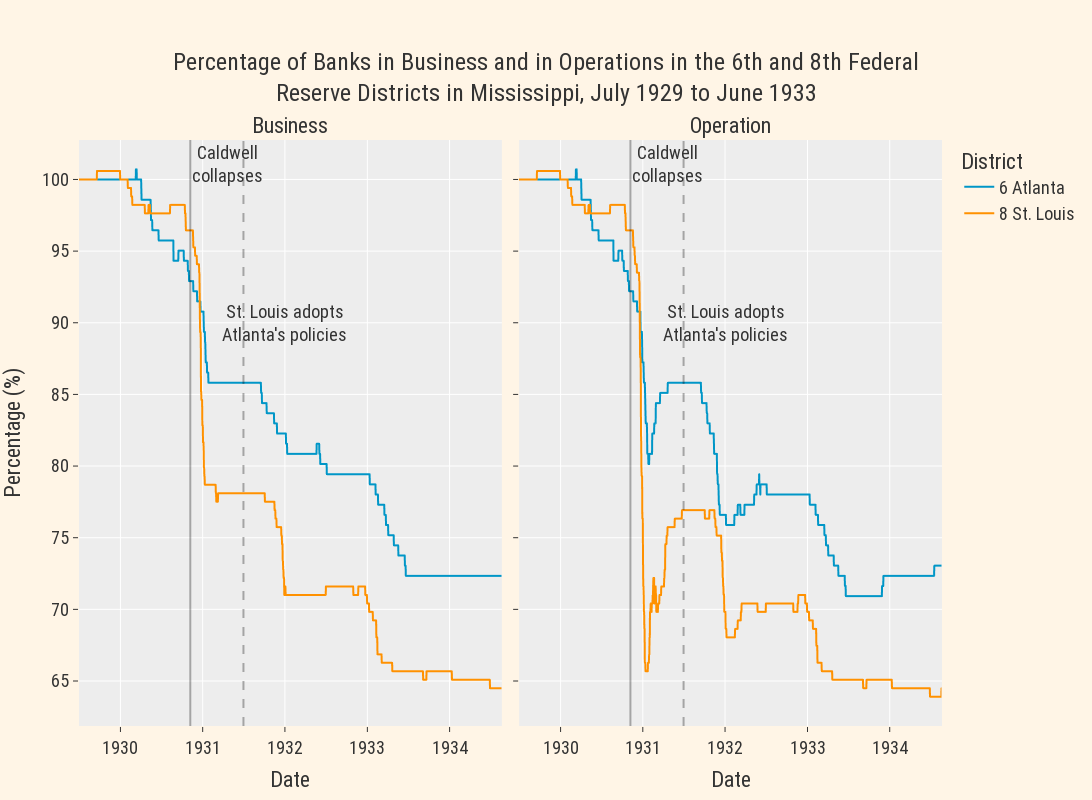

The cell this chart's notebook holds for it:
### Code cell
fig = px.line(df, x='date', y='percentage', color='district', facet_col="type", 
              color_discrete_map={ # replaces default color mapping by value
                "6 Atlanta": my_blue, "8 St. Louis": my_orange,
            },
            title = "Percentage of Banks in Business and in Operations in the 6th and 8th Federal<br>Reserve Districts in Mississippi, July 1929 to June 1933",
            labels={ # replaces default labels by column name
                "percentage": "Percentage (%)",  "date": "Date", "district":"District"
            },)

fig.for_each_annotation(lambda a: a.update(text=a.text.split("=")[-1].capitalize()))
fig.for_each_annotation(lambda a: a.update(font=dict(
            family="Roboto Condensed, bold",
            size=22,
            )))
fig.add_vline(x=datetime.datetime.strptime("1930-11-07", "%Y-%m-%d").timestamp() * 1000, line_width=2, 
              annotation_text="Caldwell<br>collapses")
              #annotation_position="left")
fig.add_vline(x=datetime.datetime.strptime("1931-07-01", "%Y-%m-%d").timestamp() * 1000, line_width=2, line_dash="dash")

fig.add_annotation(
    x=datetime.datetime.strptime("1932-01-01", "%Y-%m-%d").timestamp() * 1000,
    xref="x1",
    y=90,
    ax=70,
    showarrow=False,
        text="St. Louis adopts<br>Atlanta's policies"
)
fig.add_annotation(
    x=datetime.datetime.strptime("1932-01-01", "%Y-%m-%d").timestamp() * 1000,
    xref="x2",
    y=90,
    ax=70,
    showarrow=False,
    text="St. Louis adopts<br>Atlanta's policies"
)

fig.show()

### Figure 1 — Plotly figure (JSON) as saved in the notebook; plotly's stock layout.template omitted (floating-point values rounded to 4 significant figures; data arrays with more than 128 entries replaced by an {"elided": "..."} marker saying what was removed)
{"data": [{"hovertemplate": "District=6 Atlanta<br>type=business<br>Date=%{x}<br>Percentage (%)=%{y}<extra></extra>", "legendgroup": "6 Atlanta", "line": {"color": "#0096c7", "dash": "solid"}, "marker": {"symbol": "circle"}, "mode": "lines", "name": "6 Atlanta", "showlegend": true, "type": "scattergl", "x": {"elided": "1878 str values"}, "xaxis": "x", "y": {"elided": "1878 float values"}, "yaxis": "y"}, {"hovertemplate": "District=6 Atlanta<br>type=operation<br>Date=%{x}<br>Percentage (%)=%{y}<extra></extra>", "legendgroup": "6 Atlanta", "line": {"color": "#0096c7", "dash": "solid"}, "marker": {"symbol": "circle"}, "mode": "lines", "name": "6 Atlanta", "showlegend": false, "type": "scattergl", "x": {"elided": "1878 str values"}, "xaxis": "x2", "y": {"elided": "1878 float values"}, "yaxis": "y2"}, {"hovertemplate": "District=8 St. Louis<br>type=business<br>Date=%{x}<br>Percentage (%)=%{y}<extra></extra>", "legendgroup": "8 St. Louis", "line": {"color": "#ff9100", "dash": "solid"}, "marker": {"symbol": "circle"}, "mode": "lines", "name": "8 St. Louis", "showlegend": true, "type": "scattergl", "x": {"elided": "1878 str values"}, "xaxis": "x", "y": {"elided": "1878 float values"}, "yaxis": "y"}, {"hovertemplate": "District=8 St. Louis<br>type=operation<br>Date=%{x}<br>Percentage (%)=%{y}<extra></extra>", "legendgroup": "8 St. Louis", "line": {"color": "#ff9100", "dash": "solid"}, "marker": {"symbol": "circle"}, "mode": "lines", "name": "8 St. Louis", "showlegend": false, "type": "scattergl", "x": {"elided": "1878 str values"}, "xaxis": "x2", "y": {"elided": "1878 float values"}, "yaxis": "y2"}], "layout": {"annotations": [{"font": {"family": "Roboto Condensed, bold", "size": 22}, "showarrow": false, "text": "Business", "x": 0.245, "xanchor": "center", "xref": "paper", "y": 1, "yanchor": "bottom", "yref": "paper"}, {"font": {"family": "Roboto Condensed, bold", "size": 22}, "showarrow": false, "text": "Operation", "x": 0.755, "xanchor": "center", "xref": "paper", "y": 1, "yanchor": "bottom", "yref": "paper"}, {"showarrow": false, "text": "Caldwell<br>collapses", "x": -1235520000000, "xanchor": "left", "xref": "x", "y": 1, "yanchor": "top", "yref": "y domain"}, {"showarrow": false, "text": "Caldwell<br>collapses", "x": -1235520000000, "xanchor": "left", "xref": "x2", "y": 1, "yanchor": "top", "yref": "y2 domain"}, {"ax": 70, "showarrow": false, "text": "St. Louis adopts<br>Atlanta's policies", "x": -1199232000000, "xref": "x", "y": 90}, {"ax": 70, "showarrow": false, "text": "St. Louis adopts<br>Atlanta's policies", "x": -1199232000000, "xref": "x2", "y": 90}], "height": 800, "legend": {"title": {"text": "District"}, "tracegroupgap": 0}, "shapes": [{"line": {"width": 2}, "type": "line", "x0": -1235520000000, "x1": -1235520000000, "xref": "x", "y0": 0, "y1": 1, "yref": "y domain"}, {"line": {"width": 2}, "type": "line", "x0": -1235520000000, "x1": -1235520000000, "xref": "x2", "y0": 0, "y1": 1, "yref": "y2 domain"}, {"line": {"dash": "dash", "width": 2}, "type": "line", "x0": -1215133200000, "x1": -1215133200000, "xref": "x", "y0": 0, "y1": 1, "yref": "y domain"}, {"line": {"dash": "dash", "width": 2}, "type": "line", "x0": -1215133200000, "x1": -1215133200000, "xref": "x2", "y0": 0, "y1": 1, "yref": "y2 domain"}], "title": {"text": "Percentage of Banks in Business and in Operations in the 6th and 8th Federal<br>Reserve Districts in Mississippi, July 1929 to June 1933"}, "width": 1600, "xaxis": {"anchor": "y", "autorange": true, "domain": [0, 0.49], "range": ["1929-07-01", "1934-08-21"], "title": {"text": "Date"}, "type": "date"}, "xaxis2": {"anchor": "y2", "autorange": true, "domain": [0.51, 1], "matches": "x", "range": ["1929-07-01", "1934-08-21"], "title": {"text": "Date"}, "type": "date"}, "yaxis": {"anchor": "x", "autorange": true, "domain": [0, 1], "range": [61.86, 102.8], "title": {"text": "Percentage (%)"}, "type": "linear"}, "yaxis2": {"anchor": "x2", "autorange": true, "domain": [0, 1], "matches": "y", "range": [61.86, 102.8], "showticklabels": false, "type": "linear"}}}
